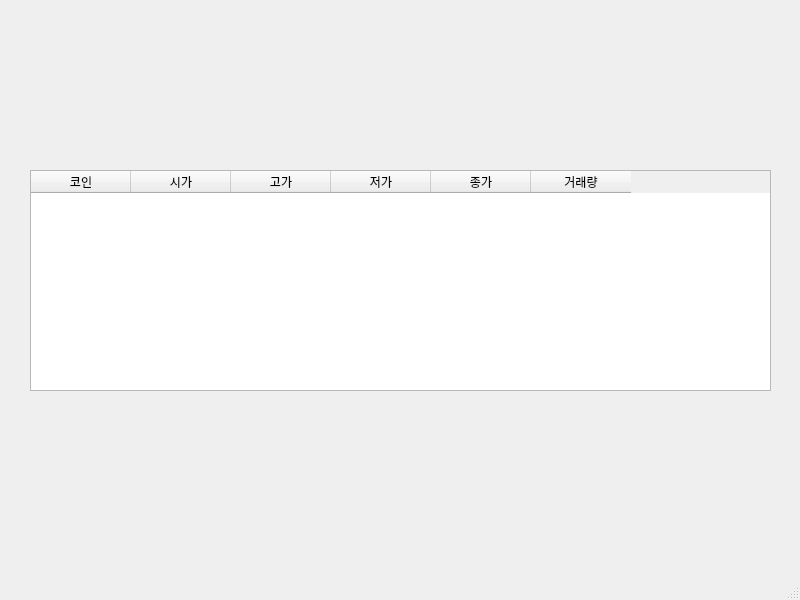
<?xml version="1.0" encoding="UTF-8"?>
<ui version="4.0">
 <class>MainWindow</class>
 <widget class="QMainWindow" name="MainWindow">
  <property name="geometry">
   <rect>
    <x>0</x>
    <y>0</y>
    <width>800</width>
    <height>600</height>
   </rect>
  </property>
  <property name="windowTitle">
   <string>MainWindow</string>
  </property>
  <widget class="QWidget" name="centralwidget">
   <widget class="QTableWidget" name="twCoins">
    <property name="geometry">
     <rect>
      <x>30</x>
      <y>170</y>
      <width>741</width>
      <height>221</height>
     </rect>
    </property>
    <column>
     <property name="text">
      <string>코인</string>
     </property>
    </column>
    <column>
     <property name="text">
      <string>시가</string>
     </property>
    </column>
    <column>
     <property name="text">
      <string>고가</string>
     </property>
    </column>
    <column>
     <property name="text">
      <string>저가</string>
     </property>
    </column>
    <column>
     <property name="text">
      <string>종가</string>
     </property>
    </column>
    <column>
     <property name="text">
      <string>거래량</string>
     </property>
    </column>
   </widget>
  </widget>
  <widget class="QMenuBar" name="menubar">
   <property name="geometry">
    <rect>
     <x>0</x>
     <y>0</y>
     <width>800</width>
     <height>26</height>
    </rect>
   </property>
  </widget>
  <widget class="QStatusBar" name="statusbar"/>
 </widget>
 <resources/>
 <connections/>
</ui>
